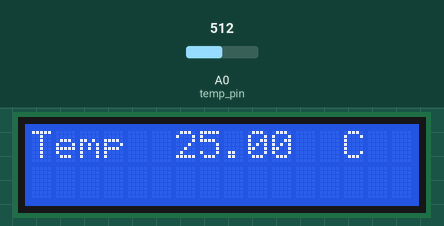
The sketch below on a simulated Arduino Uno, built with avr-gcc and run on an emulated ATmega328P. Parts: 16×2 character LCD. The test bench sets the inputs (shaded band); at power-on: A0 (temp_pin) = 512.

Above: at 1.2 s.
1.3 s: A0 (temp_pin) set to 716
At 6.3 s:
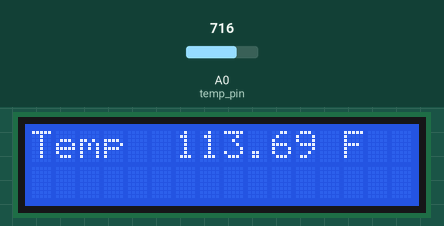
10.6 s: A0 (temp_pin) set to 900
At 12.5 s:
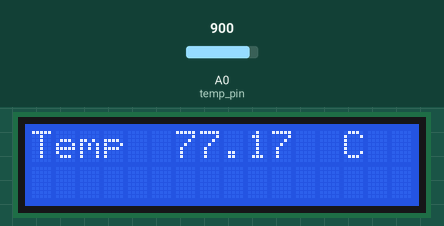
15.6 s: A0 (temp_pin) set to 1023
At 17.0 s:
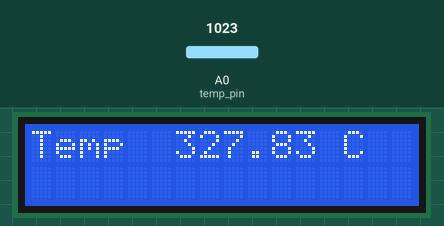
Timing chart, 0 to 18.6 s (numbered marks = the images above; inputs shaded):
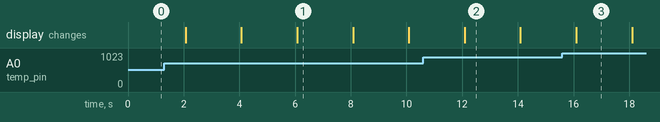

Measured:
- after the input at 1.3 s, the display: first differs from a run without the input after 2.8 s (image 1 shows a later state)
- after the input at 10.6 s, the display: changes after 1.5 s (image 2)
- after the input at 15.6 s, the display: changes after 0.50 s (image 3)
- what the display in image 1 shows lasts 2.0 s, from 6.1 s to 8.1 s

The sketch:

thermometer.ino
```cpp
#include <LiquidCrystal.h>

static const int temp_pin = 0;

// Create object for lcd screen
LiquidCrystal lcd(7, 8, 9, 10, 11, 12);

void setup() {
  // put your setup code here, to run once:
  lcd.begin(16, 2);
}

void loop() {
  // put your main code here, to run repeatedly:
  double temp_kelvin;
  float temp_celcius;
  float temp_farenheit;
  int temp_reading = analogRead(temp_pin);

  temp_kelvin = log(10000.0 * (1024.0 / temp_reading - 1)); // Convert the analog sensor reading to a resistance value
  temp_kelvin = 1 / (0.001129148 + (0.000234125 + (0.0000000876741 * temp_kelvin * temp_kelvin)) * temp_kelvin); // Apply the Steinhart-Hart equation to calculate the temperature in Kelvin
  temp_celcius = temp_kelvin - 273.15; // Convert kelvin to celcius
  temp_farenheit = (temp_celcius * 9.0) / 5.0 + 32.0; // Convert celcius to farenheit

  // Display temperature in C
  lcd.setCursor(0, 0);
  lcd.print("Temp         C  ");
  lcd.setCursor(6, 0);
  lcd.print(temp_celcius);

  delay(2000);

  // Display temperature in F
  lcd.setCursor(0, 0);
  lcd.print("Temp         F  ");
  lcd.setCursor(6, 0);
  lcd.print(temp_farenheit);

  delay(2000);

}
```
